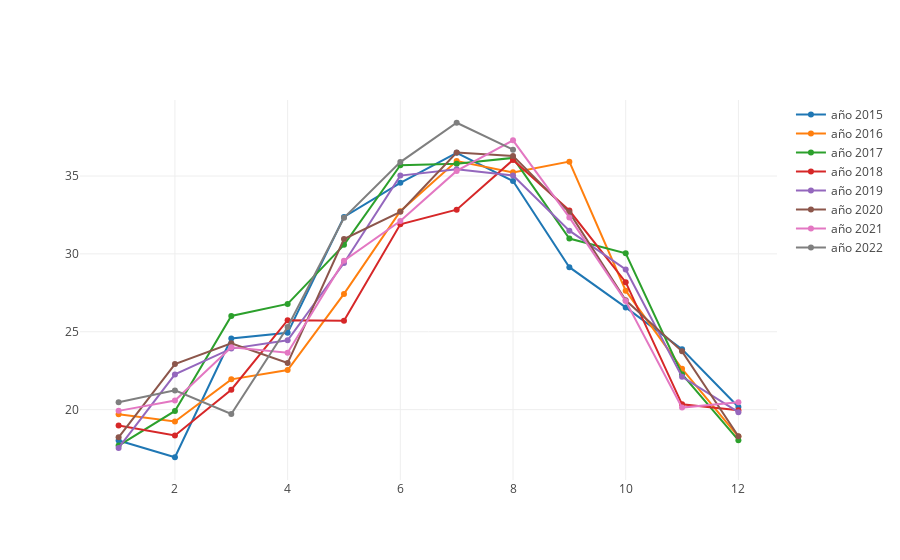

The notebook cell this image was saved under:
### Code cell
val year2015 = Scatter(
  months,
  data2015,
  name = "año 2015"
)

val year2016 = Scatter(
  months,
  data2016,
  name = "año 2016"
)

val year2017 = Scatter(
  months,
  data2017,
  name = "año 2017"
)

val year2018 = Scatter(
  months,
  data2018,
  name = "año 2018"
)

val year2019 = Scatter(
  months,
  data2019,
  name = "año 2019"
)

val year2020 = Scatter(
  months,
  data2020,
  name = "año 2020"
)

val year2021 = Scatter(
  months,
  data2021,
  name = "año 2021"
)

val year2022 = Scatter(
  months,
  data2022,
  name = "año 2022"
)



val data = Seq(year2015, year2016, year2017, year2018, year2019, year2020, year2021, year2022)

plot(data)

### Figure 1 — Plotly figure (JSON) as saved in the notebook; plotly's stock layout.template omitted (floating-point values rounded to 4 significant figures)
{"data": [{"name": "año 2015", "type": "scatter", "x": [1, 2, 3, 4, 5, 6, 7, 8, 9, 10, 11, 12], "y": [18.02, 16.94, 24.57, 24.93, 32.37, 34.56, 36.49, 34.68, 29.15, 26.56, 23.88, 20.17]}, {"name": "año 2016", "type": "scatter", "x": [1, 2, 3, 4, 5, 6, 7, 8, 9, 10, 11, 12], "y": [19.71, 19.23, 21.95, 22.55, 27.43, 32.74, 35.96, 35.23, 35.92, 27.64, 22.62, 18.27]}, {"name": "año 2017", "type": "scatter", "x": [1, 2, 3, 4, 5, 6, 7, 8, 9, 10, 11, 12], "y": [17.69, 19.92, 26.02, 26.78, 30.58, 35.69, 35.78, 36.16, 30.99, 30.04, 22.28, 18.04]}, {"name": "año 2018", "type": "scatter", "x": [1, 2, 3, 4, 5, 6, 7, 8, 9, 10, 11, 12], "y": [18.98, 18.34, 21.28, 25.74, 25.7, 31.9, 32.84, 36.03, 32.78, 28.18, 20.34, 19.96]}, {"name": "año 2019", "type": "scatter", "x": [1, 2, 3, 4, 5, 6, 7, 8, 9, 10, 11, 12], "y": [17.55, 22.26, 23.92, 24.46, 29.41, 35.03, 35.44, 35.03, 31.49, 29.0, 22.11, 19.84]}, {"name": "año 2020", "type": "scatter", "x": [1, 2, 3, 4, 5, 6, 7, 8, 9, 10, 11, 12], "y": [18.23, 22.92, 24.26, 22.99, 30.96, 32.7, 36.51, 36.29, 32.67, 27.02, 23.74, 18.29]}, {"name": "año 2021", "type": "scatter", "x": [1, 2, 3, 4, 5, 6, 7, 8, 9, 10, 11, 12], "y": [19.92, 20.58, 24, 23.65, 29.57, 32.11, 35.32, 37.29, 32.34, 26.97, 20.13, 20.48]}, {"name": "año 2022", "type": "scatter", "x": [1, 2, 3, 4, 5, 6, 7, 8, 9, 10, 11, 12], "y": [20.47, 21.24, 19.72, 25.3, 32.31, 35.89, 38.42, 36.69]}], "layout": {}}
